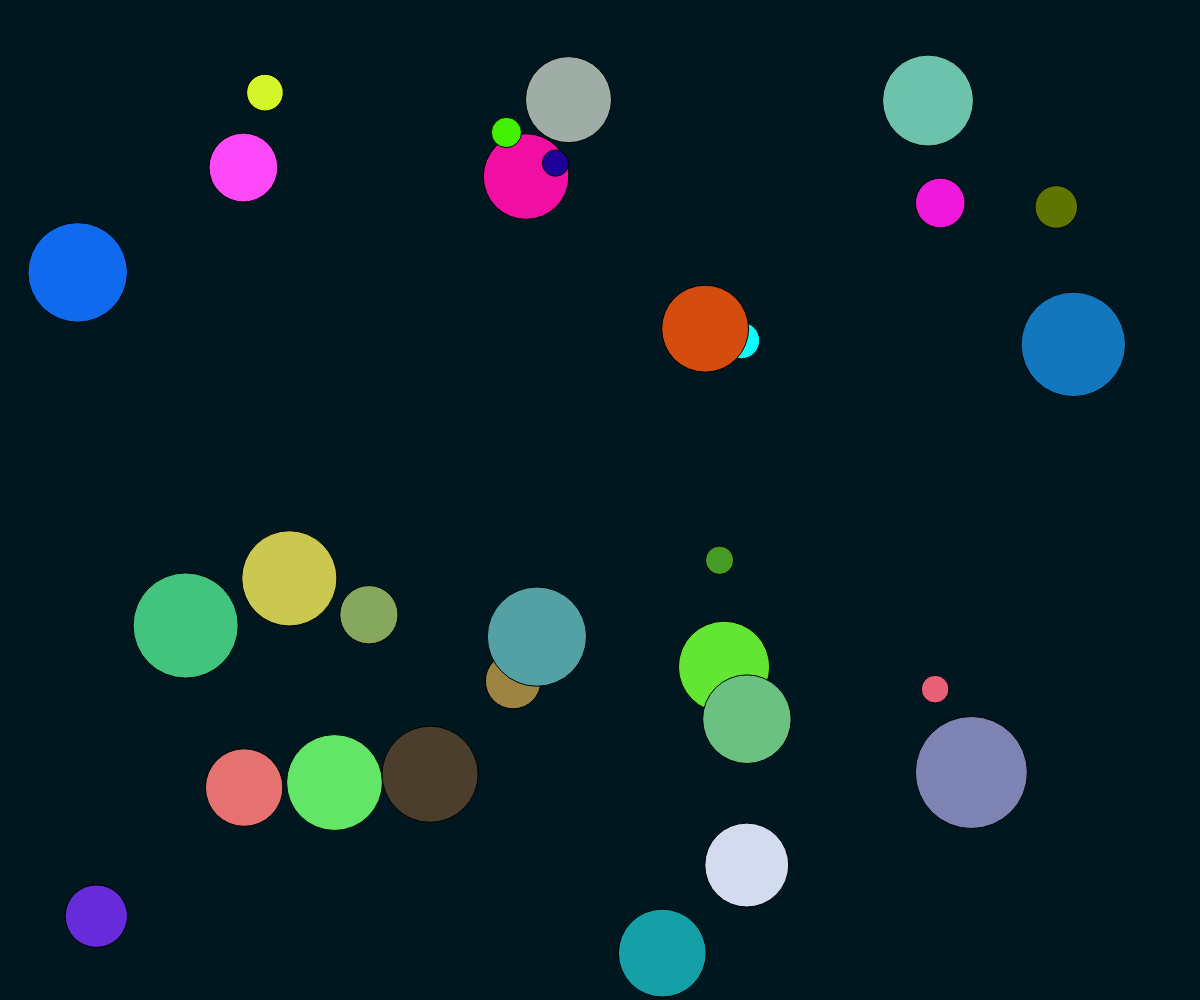
Frame 1 (no input)
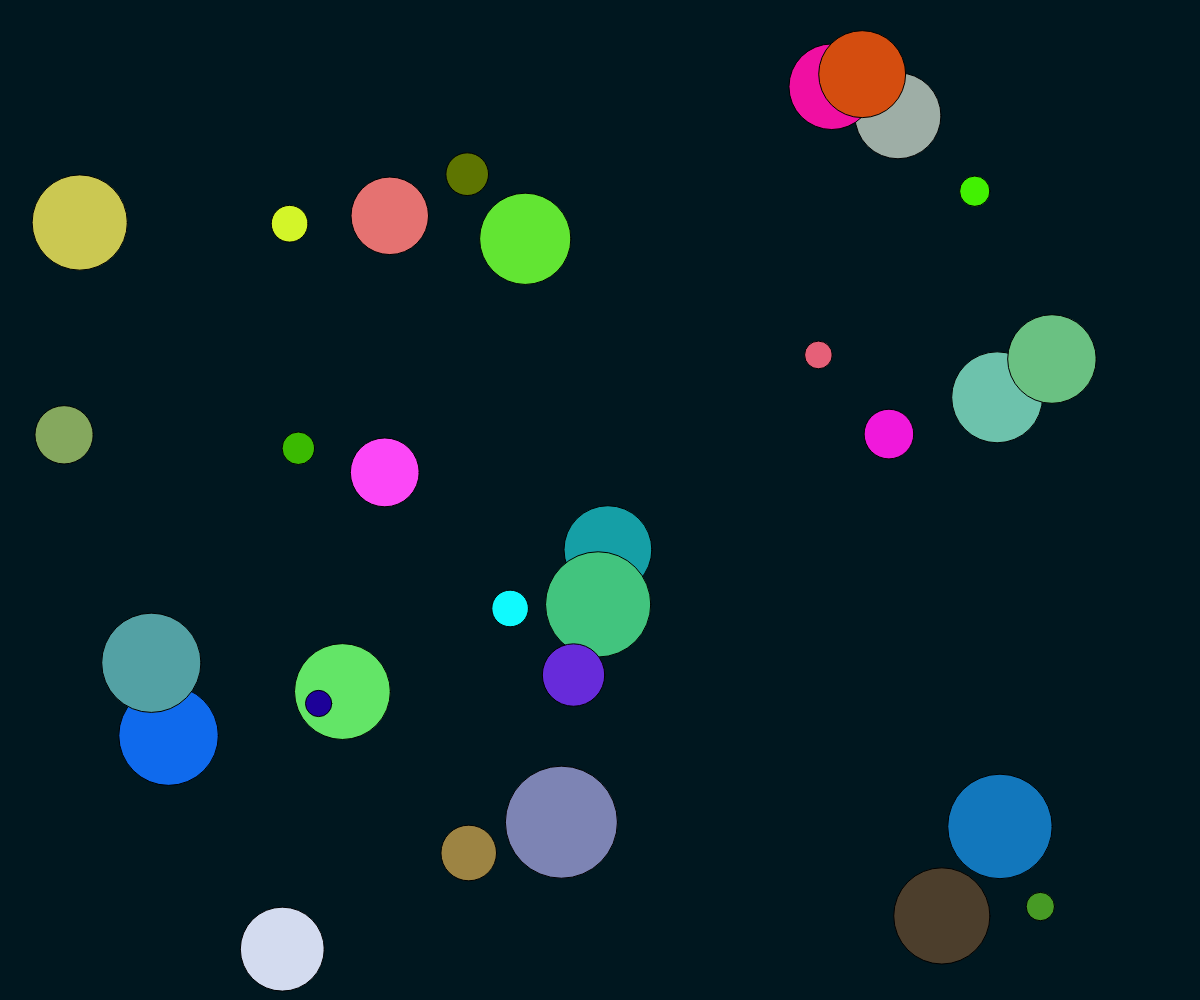
Frame 60 (no input)
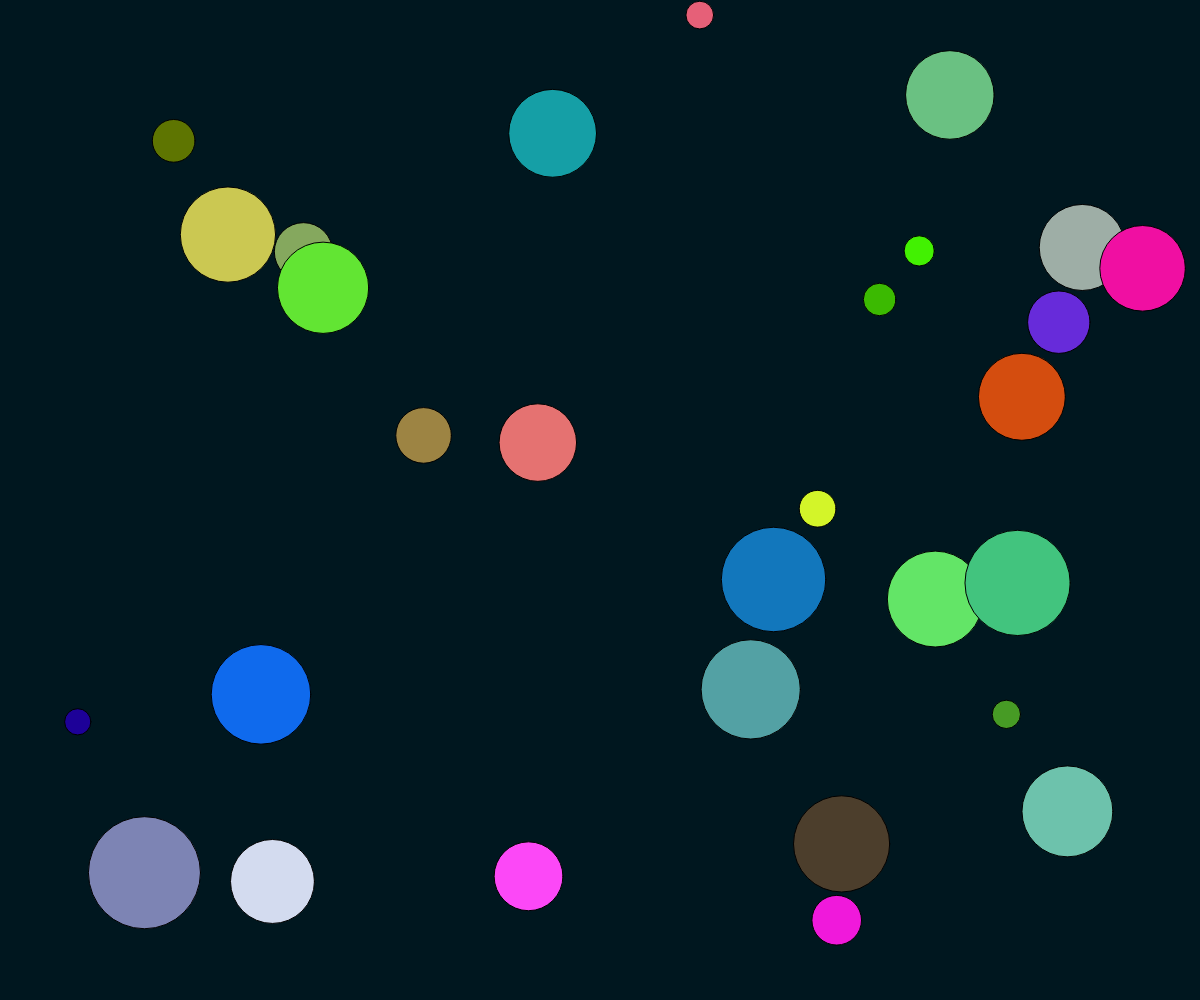
Frame 120 (the mouse pressed at the canvas centre since frame 60)

The p5.js sketch that drew these frames (run headless with seeded random() and noise() and a simulated clock; from frame 60 on, the mouse is pressed at the canvas centre):

// p5.js sketch
// ── sketch.js
class Circle {
  constructor() {
    this.speed = random(5, 10);
    this.angle = random(0, TAU);
    this.diameter = random(25, 120);
    this.x = random(0 + this.diameter / 2, width - this.diameter / 2);
    this.y = random(0 + this.diameter / 2, height - this.diameter / 2);
    this.colour = {
      r: random(0, 255),
      g: random(0, 255),
      b: random(0, 255)
    }
  }

  draw() {
    fill(this.colour.r, this.colour.g, this.colour.b);
    circle(this.x, this.y, this.diameter);
  }

  update() {

    for (let i = 0; i < this.speed; ++i) {
      this.x += sin(this.angle);
      this.y += cos(this.angle);

      if (this.x - this.diameter / 2 < 0 || this.x + this.diameter / 2 > width)
        this.angle = TAU - this.angle;

      if (this.y - this.diameter / 2 < 0 || this.y + this.diameter / 2 > height)
        this.angle = PI - this.angle;
    }
  }
}

let circles = [];

function setup() {
  createCanvas(window.innerWidth, window.innerHeight);

  for (let i = 0; i < (width * height) / 40000; ++i)
    circles[i] = new Circle();
}

function draw() {
  resizeCanvas(window.innerWidth, window.innerHeight);

  background(0, 23, 31);

  for (let i in circles) {
    circles[i].draw();
    circles[i].update();
  }
}
